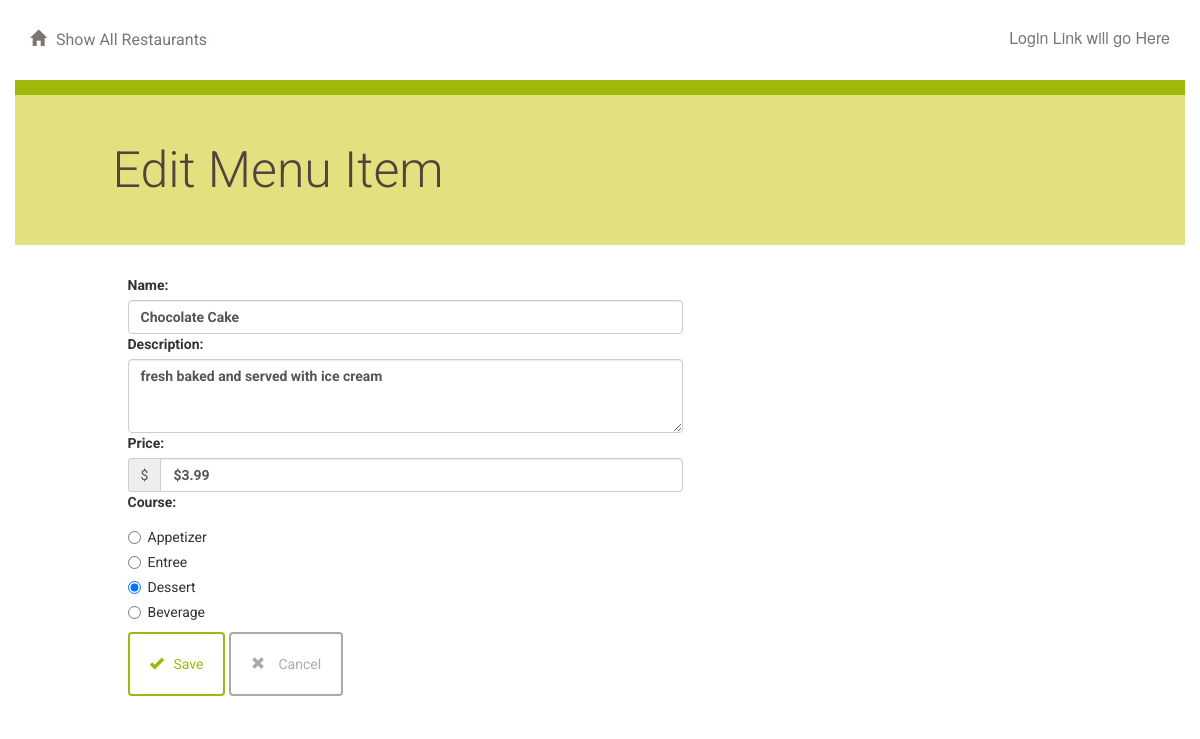
Screenshot of /restaurant/18/menu/90/edit with the database file from the repository.
### database_setup.py (models this page shows, shortened)
class MenuItem(Base):
    __tablename__ = 'menu_item'
    name = Column(String(80), nullable=False)
    id = Column(Integer, primary_key=True)
    description = Column(String(250))
    price = Column(String(8))
    course = Column(String(250))
    restaurant_id = Column(Integer, ForeignKey('restaurant.id'))
    restaurant = relationship(Restaurant)

### project.py (the view)
@app.route('/restaurant/<int:restaurant_id>/menu/<int:menu_id>/edit', methods=['GET', 'POST'])
def editMenuItem(restaurant_id, menu_id):
    editedItem = session.query(MenuItem).filter_by(id=menu_id).one()
    restaurant = session.query(Restaurant).filter_by(id=restaurant_id).one()
    if request.method == 'POST':
        if request.form['name']:
            editedItem.name = request.form['name']
        if request.form['description']:
            editedItem.description = request.form['description']
        if request.form['price']:
            editedItem.price = request.form['price']
        if request.form['course']:
            editedItem.course = request.form['course']
        session.add(editedItem)
        session.commit()
        flash('Menu Item Successfully Edited')
        return redirect(url_for('showMenu', restaurant_id=restaurant_id))
    else:
        return render_template('editmenuitem.html', restaurant_id=restaurant_id, menu_id=menu_id, item=editedItem)

### templates/editmenuitem.html
{% extends "main.html" %}
{% block content %}
{% include "header.html" %}
	<div class="row divider green">
		<div class="col-md-12"></div>
	</div>
	<div class="row banner menu">
		<div class="col-md-11 col-md-offset-1 padding-none">
			<h1>Edit Menu Item</h1>
		</div>
	</div>
	<div class="row">
		<div class="col-md-6 col-md-offset-1 padding-top">
			<form action="#" method = "post">
				<div class="form-group">
					<label for="name">Name:</label>
					<input type ="text" maxlength="100" class="form-control" name="name" value="{{item.name }}">
					<label for="description">Description:</label>
					<textarea class="form-control" maxlength="250" rows="3" name="description">{{item.description}}</textarea>
					<label for="price">Price:</label>
					<div class="input-group">
						<div class="input-group-addon">$</div>
						<input type ="text" maxlength="10" class="form-control" name="price" value="{{item.price}}">
					</div>
					<label for="course">Course:</label>
					<div class="radio">
					  <label>
					    <input type="radio" name="course" id="course1" value="Appetizer" {% if item.course == 'Appetizer'%}checked{%endif%}>Appetizer
					  </label>
					</div>
					<div class="radio">
					  <label>
					    <input type="radio" name="course" id="course2" value="Entree" {% if item.course == 'Entree' %}checked{%endif%}>Entree
					  </label>
					</div>
					<div class="radio">
					  <label>
					    <input type="radio" name="course" id="course3" value="Dessert" {% if item.course == 'Dessert'%}checked{%endif%}>Dessert
					  </label>
					</div>
					<div class="radio">
					  <label>
					    <input type="radio" name="course" id="course4" value="Beverage" {%if item.course =='Beverage'%}checked{%endif%}>Beverage
					  </label>
					</div>
					<button type="submit" class="btn btn-default" id="submit" type="submit">
					<span class="glyphicon glyphicon-ok" aria-hidden="true"></span>Save</button>
					<a href = '{{url_for('showRestaurants')}}'>
						<button class="btn btn-default delete">
						<span class="glyphicon glyphicon-remove" aria-hidden="true"></span> Cancel</button>
					</a>
				</div>
			</form>
		</div>
	</div>
{% endblock %}

### static/styles.css (style rules this page uses)
* { font-family: "Helvetica Neue Bold", Roboto, Helvetica, Arial, sans-serif; font-weight: 700; }
h1 { font-family: "Helvetica Neue Light", Roboto, Helvetica, Arial, sans-serif; font-size: 50px; color: #51453B; line-height: 60px; font-weight: 300; }
a { font-size: 14px; color: #0093B9; line-height: 17px; }
.padding-top { padding-top: 30px; }
.padding-none { padding: 0; }
.btn { padding: 20px; margin: 0; border-color: #9FB80A; border-width: 2px; color: #9FB80A;; }
.btn.delete { border-color: #aaaaaa; color: #aaaaaa; }
.glyphicon { margin-right: 10px; }
.divider { height: 15px; }
.divider.green { background-color: #9FB80A; }
.banner.menu { height: 150px; background-color: #E1E17F; }
.banner h1 { margin: 45px 0; }

### rows the page displays
MenuItem: name "Chocolate Cake", description "fresh baked and served with ice cream", price "$3.99", course "☐ Appetizer", course "☐ Entree", course "☑ Dessert", course "☐ Beverage"
